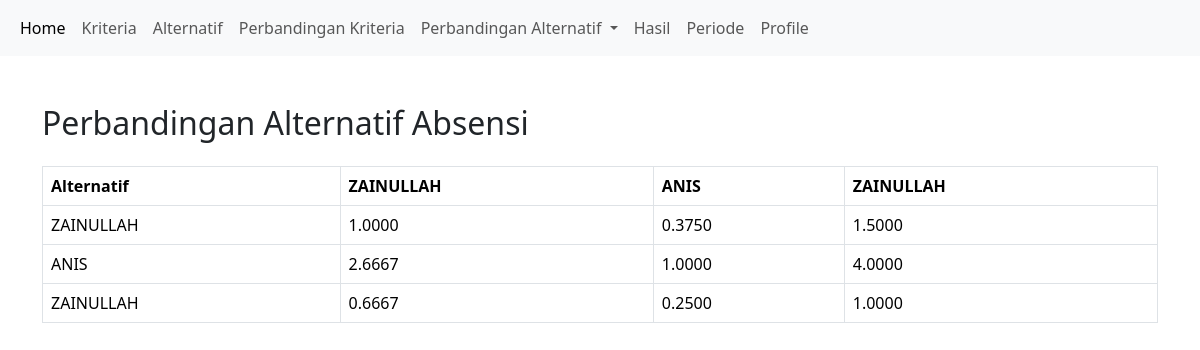
The page /perbandingan/alternatif/absensi.php on the database as committed earlier.
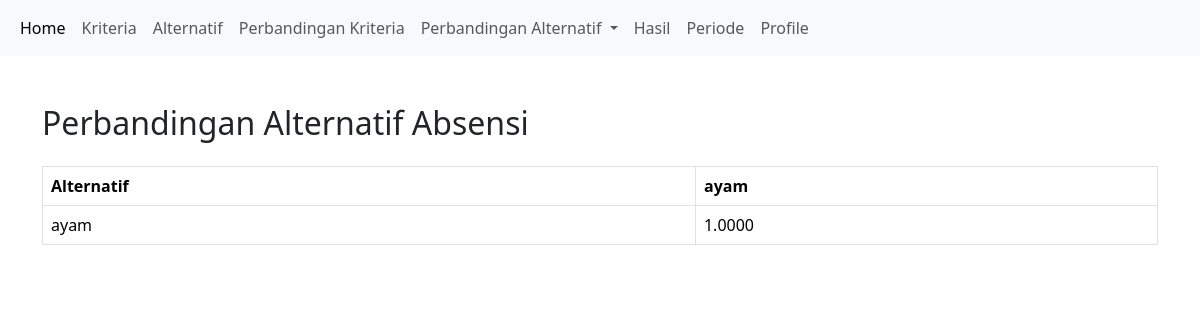
The same page on the database as committed later.
### tables this page shows
CREATE TABLE `alternatif` (
  `id_alternatif` int(11) NOT NULL,
  `nama` varchar(255) DEFAULT NULL,
  `kelas` int(11) DEFAULT NULL,
  `nilai_raport` decimal(5,2) DEFAULT NULL,
  `extrakurikuler` decimal(5,2) DEFAULT NULL,
  `prestasi` decimal(5,2) DEFAULT NULL,
  `absensi` decimal(5,2) DEFAULT NULL
);

### perbandingan/alternatif/absensi.php (the view, shortened to what this page needs)
<?php
include '../../config.php';
include '../../navbar.php';
$sql = "SELECT id_alternatif, nama, nilai_raport, extrakurikuler, prestasi, absensi FROM alternatif";
$result = $conn->query($sql);
$alternatifs = [];
while ($row = $result->fetch_assoc()) {
    $alternatifs[$row['id_alternatif']] = [
        'nama' => $row['nama'],
        'nilai_raport' => $row['nilai_raport'],
        'extrakurikuler' => $row['extrakurikuler'],
        'prestasi' => $row['prestasi'],
        'absensi' => $row['absensi']
    ];
}
function calculate_comparison_matrix($alternatifs, $criteria)
{
    $matrix = [];
    $keys = array_keys($alternatifs);
    foreach ($keys as $id1) {
        foreach ($keys as $id2) {
            if ($id1 != $id2) {
                $value1 = $alternatifs[$id1][$criteria] ?? 1;
                $value2 = $alternatifs[$id2][$criteria] ?? 1;
                $matrix[$id1][$id2] = $value2 != 0 ? $value1 / $value2 : 1;
            } else {
                $matrix[$id1][$id2] = 1;
            }
        }
    }
    return $matrix;
}
$criteria = 'absensi';
$matrix = calculate_comparison_matrix($alternatifs, $criteria);
?>
<!DOCTYPE html>
<html lang="en">
<head>
    <link href="https://cdn.jsdelivr.net/npm/bootstrap@5.3.3/dist/css/bootstrap.min.css" rel="stylesheet">
</head>
<body>
    <div class="container mt-5">
        <h2 class="mb-4">Perbandingan Alternatif Absensi</h2>
        <table class="table table-bordered">
            <thead class="thead-light">
                <tr>
                    <th>Alternatif</th>
                    <?php foreach ($alternatifs as $id => $alt) : ?>
                        <th><?php echo htmlspecialchars($alt['nama']); ?></th>
                    <?php endforeach; ?>
                </tr>
            </thead>
            <tbody>
                <?php foreach ($alternatifs as $id1 => $alt1) : ?>
                    <tr>
                        <td><?php echo htmlspecialchars($alt1['nama']); ?></td>
                        <?php foreach ($alternatifs as $id2 => $alt2) : ?>
                            <td><?php echo number_format($matrix[$id1][$id2] ?? 0, 4); ?></td>
                        <?php endforeach; ?>
                    </tr>
                <?php endforeach; ?>
            </tbody>
        </table>
    </div>
</body>
</html>

Rows that differ between the two databases and show on the page:
removed alternatif: nama "ZAINULLAH", id2 "1.0000", id2 "2.6667", id2 "0.6667"
removed alternatif: nama "ANIS", id2 "0.3750", id2 "1.0000", id2 "0.2500"
removed alternatif: nama "ZAINULLAH", id2 "1.5000", id2 "4.0000", id2 "1.0000"
added alternatif: nama "ayam", id2 "1.0000"
